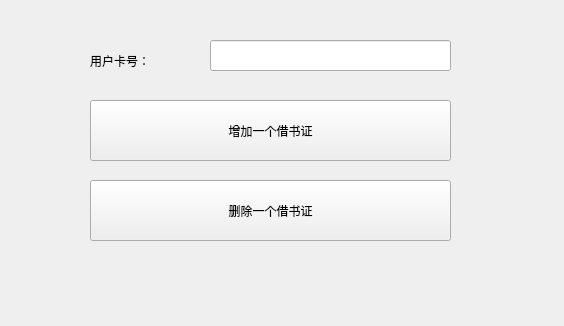
<?xml version="1.0" encoding="UTF-8"?>
<ui version="4.0">
 <class>User_manage</class>
 <widget class="QWidget" name="User_manage">
  <property name="geometry">
   <rect>
    <x>0</x>
    <y>0</y>
    <width>564</width>
    <height>326</height>
   </rect>
  </property>
  <property name="windowTitle">
   <string>Form</string>
  </property>
  <widget class="QLabel" name="label">
   <property name="geometry">
    <rect>
     <x>90</x>
     <y>40</y>
     <width>121</width>
     <height>41</height>
    </rect>
   </property>
   <property name="text">
    <string>用户卡号：</string>
   </property>
  </widget>
  <widget class="QLineEdit" name="UserCno">
   <property name="geometry">
    <rect>
     <x>210</x>
     <y>40</y>
     <width>241</width>
     <height>31</height>
    </rect>
   </property>
  </widget>
  <widget class="QPushButton" name="pushButton">
   <property name="geometry">
    <rect>
     <x>90</x>
     <y>100</y>
     <width>361</width>
     <height>61</height>
    </rect>
   </property>
   <property name="text">
    <string>增加一个借书证</string>
   </property>
  </widget>
  <widget class="QPushButton" name="pushButton_2">
   <property name="geometry">
    <rect>
     <x>90</x>
     <y>180</y>
     <width>361</width>
     <height>61</height>
    </rect>
   </property>
   <property name="text">
    <string>删除一个借书证</string>
   </property>
  </widget>
 </widget>
 <resources/>
 <connections/>
</ui>
